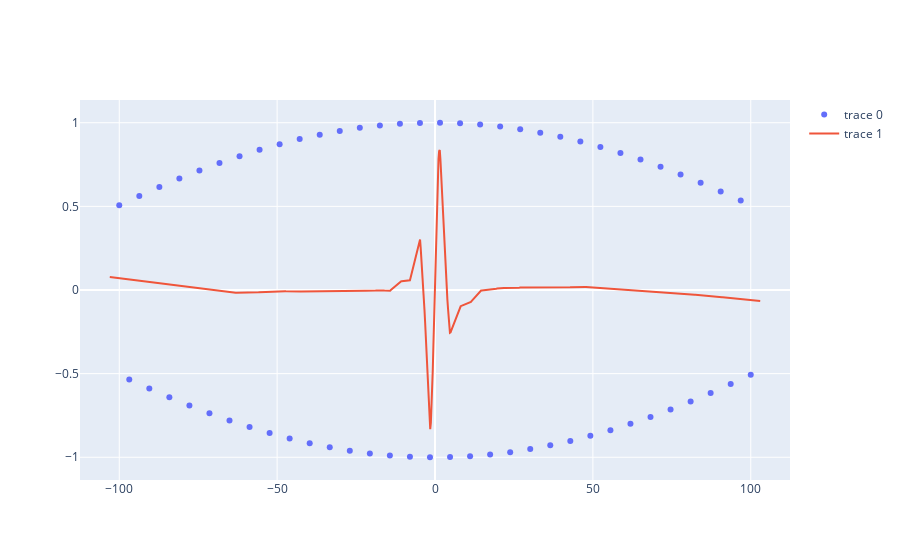

Source (notebook cell):
### Code cell
# Draw the original random points as a scatter plot
fig = go.Figure()
fig.add_trace(go.Scatter(x=x.flatten().numpy(), y=y.flatten().numpy(), mode="markers"))

# Generate predictions for evenly spaced x-values between minx and maxx
minx = min(list(x.numpy()))
maxx = max(list(x.numpy()))
c = torch.from_numpy(np.linspace(minx-3, maxx+3, num=1024)).reshape(-1, 1).float()
d = model(c)

# Draw the predicted functions as a line graph
fig.add_trace(go.Scatter(x=c.flatten().numpy(), y=d.flatten().detach().numpy(), mode="lines"))
fig.show()

### Figure 1 — Plotly figure (JSON) as saved in the notebook; plotly's stock layout.template omitted (floating-point values rounded to 4 significant figures; data arrays with more than 128 entries replaced by an {"elided": "..."} marker saying what was removed)
{"data": [{"mode": "markers", "x": [-100.0, -96.83, -93.65, -90.48, -87.3, -84.13, -80.95, -77.78, -74.6, -71.43, -68.25, -65.08, -61.9, -58.73, -55.56, -52.38, -49.21, -46.03, -42.86, -39.68, -36.51, -33.33, -30.16, -26.98, -23.81, -20.63, -17.46, -14.29, -11.11, -7.937, -4.762, -1.587, 1.587, 4.762, 7.937, 11.11, 14.29, 17.46, 20.63, 23.81, 26.98, 30.16, 33.33, 36.51, 39.68, 42.86, 46.03, 49.21, 52.38, 55.56, 58.73, 61.9, 65.08, 68.25, 71.43, 74.6, 77.78, 80.95, 84.13, 87.3, 90.48, 93.65, 96.83, 100.0], "y": [0.5064, -0.5346, 0.5622, -0.5891, 0.6155, -0.6412, 0.6661, -0.6904, 0.7139, -0.7366, 0.7585, -0.7796, 0.7999, -0.8192, 0.8377, -0.8553, 0.8719, -0.8876, 0.9023, -0.9161, 0.9288, -0.9405, 0.9512, -0.9609, 0.9695, -0.9771, 0.9836, -0.989, 0.9933, -0.9966, 0.9988, -0.9999, 0.9999, -0.9988, 0.9966, -0.9933, 0.989, -0.9836, 0.9771, -0.9695, 0.9609, -0.9512, 0.9405, -0.9288, 0.9161, -0.9023, 0.8876, -0.8719, 0.8553, -0.8377, 0.8192, -0.7999, 0.7796, -0.7585, 0.7366, -0.7139, 0.6904, -0.6661, 0.6412, -0.6155, 0.5891, -0.5622, 0.5346, -0.5064], "type": "scatter"}, {"mode": "lines", "x": {"elided": "1024 float values"}, "y": {"elided": "1024 float values"}, "type": "scatter"}], "layout": {}}
